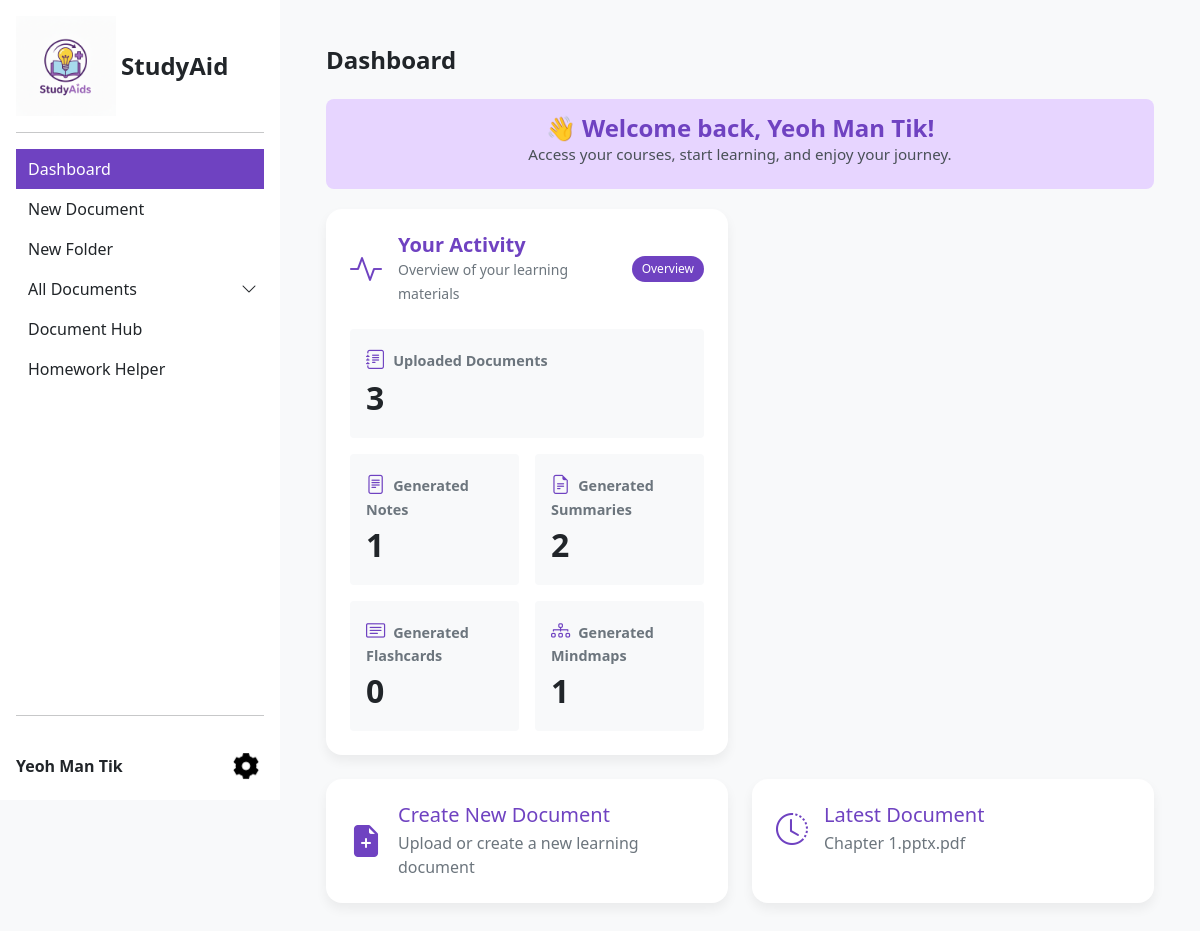
/user/dashboard (signed in), run on an earlier commit of the app's database.
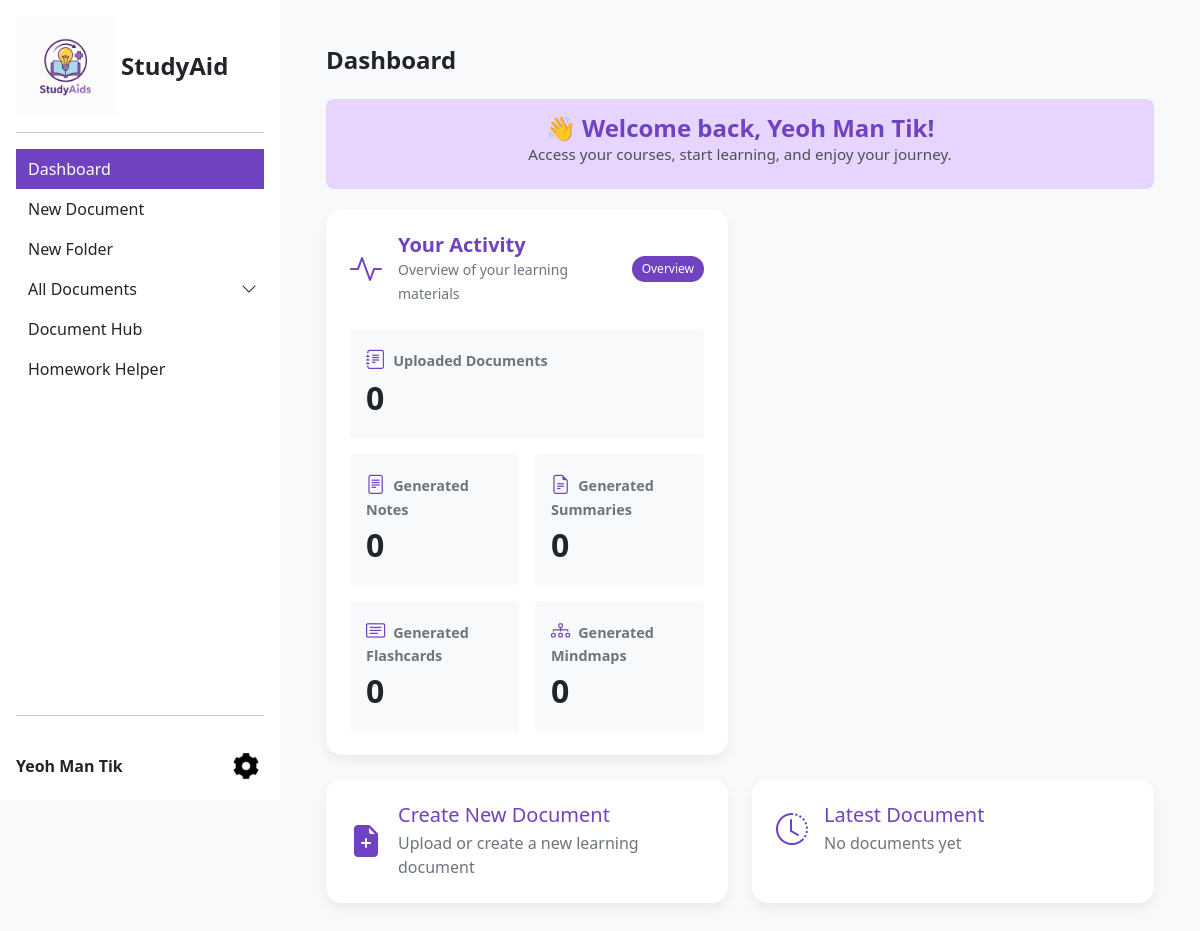
And on a later commit of the database.
### tables this page shows
CREATE TABLE `user` (
  `userID` int(11) NOT NULL,
  `email` varchar(255) NOT NULL,
  `password` varchar(255) NOT NULL,
  `username` varchar(255) NOT NULL,
  `profilePic` varchar(255) DEFAULT NULL,
  `isActive` enum('TRUE','FALSE') NOT NULL DEFAULT 'TRUE'
);

CREATE TABLE `file` (
  `fileID` int(11) NOT NULL,
  `userID` int(11) NOT NULL,
  `folderID` int(11) DEFAULT NULL,
  `name` varchar(255) NOT NULL,
  `fileType` varchar(255) NOT NULL,
  `extracted_text` mediumtext DEFAULT NULL,
  `filePath` varchar(255) NOT NULL,
  `uploadDate` date NOT NULL DEFAULT current_timestamp()
);

### app/controllers/userController.php (called while the page is built, shortened)
<?php
class UserController {
    private $userModel;
    private $db;
    public function __construct() {
        $this->userModel = new UserModel();
        $this->db = new Database();
    }
    public function getUserInfo(){
        $userId = (int)$_SESSION['user_id'];
        $user = $this->userModel->getUserById($userId);
        return $user;
    }
    public function dashboard() {
        $userId = (int)$_SESSION['user_id'];
        $user = $this->getUserInfo();
        $conn = $this->db->connect();
        $stmt = $conn->prepare("SELECT COUNT(*) FROM file WHERE userID = :userId");
        $stmt->bindParam(':userId', $userId);
        $stmt->execute();
        $documentsCount = (int)$stmt->fetchColumn();
        $stmt = $conn->prepare("SELECT COUNT(*)
                                FROM note n
                                INNER JOIN file f ON n.fileID = f.fileID
                                WHERE f.userID = :userId");
        $stmt->bindParam(':userId', $userId);
        $stmt->execute();
        $notesCount = (int)$stmt->fetchColumn();
        $stmt = $conn->prepare("SELECT COUNT(*)
                                FROM summary s
                                INNER JOIN file f ON s.fileID = f.fileID
                                WHERE f.userID = :userId");
        $stmt->bindParam(':userId', $userId);
        $stmt->execute();
        $summariesCount = (int)$stmt->fetchColumn();
        $stmt = $conn->prepare("SELECT COUNT(*)
                                FROM flashcard fc
                                INNER JOIN file f ON fc.fileID = f.fileID
                                WHERE f.userID = :userId");
        $stmt->bindParam(':userId', $userId);
        $stmt->execute();
        $flashcardsCount = (int)$stmt->fetchColumn();
        $stmt = $conn->prepare("SELECT COUNT(*)
                                FROM mindmap m
                                INNER JOIN file f ON m.fileID = f.fileID
                                WHERE f.userID = :userId");
        $stmt->bindParam(':userId', $userId);
        $stmt->execute();
        $mindmapsCount = (int)$stmt->fetchColumn();
        $stmt = $conn->prepare("SELECT fileID, name FROM file WHERE userID = :userId ORDER BY fileID DESC LIMIT 1");
        $stmt->bindParam(':userId', $userId);
        $stmt->execute();
        $latestDocument = $stmt->fetch(\PDO::FETCH_ASSOC) ?: null;
        $latestDocumentName = $latestDocument ? $latestDocument['name'] : 'No documents yet';
        require_once 'app/views/dashboardView.php';
    }
}

### app/models/userModel.php (called while the page is built, shortened)
<?php
class UserModel {
    private $db;
    public function __construct() {
        $this->db = new Database();
    }
    public function getUserById($userId){
        $conn = $this->db->connect();
        $query = "SELECT * FROM user WHERE userID = :userId";
        $stmt = $conn->prepare($query);
        $stmt->bindParam(':userId', $userId);
        $stmt->execute();
        return $stmt->fetch(\PDO::FETCH_ASSOC);
    }
}

### app/views/dashboardView.php (the view, shortened to what the rows shown need)
<!DOCTYPE html>
<html lang="en">
<head>
    <link href="https://cdn.jsdelivr.net/npm/bootstrap@5.0.2/dist/css/bootstrap.min.css" rel="stylesheet">
    <link rel="stylesheet" href="https://cdn.jsdelivr.net/npm/bootstrap-icons@1.11.1/font/bootstrap-icons.css">
</head>
<body class="d-flex flex-column min-vh-100">
    <div class="d-flex flex-grow-1">
        <?php include VIEW_SIDEBAR; ?>
        <main class="flex-grow-1 p-3">
            <div class="container-fluid upload-container">
                <h3 class="mb-4" style="color: #212529; font-size: 1.5rem; font-weight: 600;">Dashboard</h3>
                <?php if (isset($user) && isset($user['username'])): ?>
                    <div class="welcome-message pb-4">
                        <h2 class="mb-0" style="color: #6f42c1;">👋 Welcome back, <?= htmlspecialchars($user['username']) ?>!</h2>
                        <p class="mb-0" style="color: #495057;">Access your courses, start learning, and enjoy your journey.</p>
                    </div>
                <?php endif; ?>
        <div class="row g-4 mb-4">
            <div class="col-lg-6">
                <div class="card p-4 h-100 card-click" id="activityCard" title="Click to view report">
                    <div class="d-flex align-items-center mb-4">
                        <div class="me-3">
                            <i class="bi bi-activity" style="font-size: 2rem; color: #6f42c1;"></i>
                        </div>
                        <div class="flex-grow-1">
                            <h5 class="mb-0" style="color: #6f42c1; font-weight: 600;">Your Activity</h5>
                            <small class="text-muted">Overview of your learning materials</small>
                        </div>
                        <span class="stat-badge">Overview</span>
                    </div>
                    <div class="row g-3">
                        <div class="col-12">
                            <div class="p-3 bg-light rounded">
                                <div class="stat-title"><i class="bi bi-journal-text me-2" style="font-size: 1.2rem; color: #6f42c1;"></i>Uploaded Documents</div>
                                <div class="stat-value"><?= isset($documentsCount) ? (int)$documentsCount : 0 ?></div>
                            </div>
                        </div>
                        <div class="col-6">
                            <div class="p-3 bg-light rounded">
                                <div class="stat-title"><i class="bi bi-file-text me-2" style="font-size: 1.2rem; color: #6f42c1;"></i>Generated Notes</div>
                                <div class="stat-value"><?= isset($notesCount) ? (int)$notesCount : 0 ?></div>
                            </div>
                        </div>
                        <div class="col-6">
                            <div class="p-3 bg-light rounded">
                                <div class="stat-title"><i class="bi bi-file-earmark-text me-2" style="font-size: 1.2rem; color: #6f42c1;"></i>Generated Summaries</div>
                                <div class="stat-value"><?= isset($summariesCount) ? (int)$summariesCount : 0 ?></div>
                            </div>
                        </div>
                        <div class="col-6">
                            <div class="p-3 bg-light rounded">
                                <div class="stat-title"><i class="bi bi-card-text me-2" style="font-size: 1.2rem; color: #6f42c1;"></i>Generated Flashcards</div>
                                <div class="stat-value"><?= isset($flashcardsCount) ? (int)$flashcardsCount : 0 ?></div>
                            </div>
                        </div>
                        <div class="col-6">
                            <div class="p-3 bg-light rounded">
                                <div class="stat-title"><i class="bi bi-diagram-3 me-2" style="font-size: 1.2rem; color: #6f42c1;"></i>Generated Mindmaps</div>
                                <div class="stat-value"><?= isset($mindmapsCount) ? (int)$mindmapsCount : 0 ?></div>
                            </div>
                        </div>
                    </div>
                </div>
            </div>
            <div class="col-lg-6">
            </div>
            <div class="col-lg-6">
                <a href="<?= NEW_DOCUMENT ?>" class="text-decoration-none">
                    <div class="card p-4 h-100 card-click card-hover-theme">
                        <div class="d-flex align-items-center">
                            <div class="me-3">
                                <i class="bi bi-file-earmark-plus-fill" style="font-size: 2rem; color: #6f42c1;"></i>
                            </div>
                            <div>
                                <h5 class="mb-1 card-title-theme">Create New Document</h5>
                                <p class="mb-0 card-text">Upload or create a new learning document</p>
                            </div>
                        </div>
                    </div>
                </a>
            </div>
            <div class="col-lg-6">
                <div class="card p-4 h-100 card-click card-hover-theme" onclick="goToLatestDocument()">
                    <div class="d-flex align-items-center">
                        <div class="me-3">
                            <i class="bi bi-clock-history" style="font-size: 2rem; color: #6f42c1;"></i>
                        </div>
                        <div>
                            <h5 class="mb-1 card-title-theme">Latest Document</h5>
                            <p class="mb-0 card-text"><?= htmlspecialchars(isset($latestDocumentName) ? $latestDocumentName : 'No documents yet') ?></p>
                        </div>
                    </div>
                </div>
            </div>
        </div>
        </main>
    </div>
</body>
</html>

### app/views/sidebar.php (shortened to what the rows shown need)
<?php
$current_url = $_GET['url'] ?? 'user/dashboard';
$isDocumentsActive = ($current_url === URL_DISPLAY_LEARNING_MATERIALS || isset($_GET['folder_id']));
function isActive($link_url, $current_url)
{
  $link_param = null;
  $parts = parse_url($link_url);
  if (isset($parts['query'])) {
    parse_str($parts['query'], $query_params);
    if (isset($query_params['url'])) {
      $link_param = $query_params['url'];
    }
  }
  return ($link_param === $current_url) ? 'active' : '';
}
?>
<link rel="stylesheet" href="https://cdn.jsdelivr.net/npm/bootstrap-icons@1.11.3/font/bootstrap-icons.css">
<div class="sidebar-wrapper d-flex flex-column flex-shrink-0 p-3 text-dark bg-white">
  <a href="<?= DASHBOARD ?>" class="d-flex align-items-center mb-3 mb-md-0 me-md-auto text-dark text-decoration-none">
    <div class="logo-box"><img src="<?= IMG_LOGO ?>" alt="StudyAids Logo"></div>
    <strong class="fs-4">StudyAid</strong>
  </a>
  <hr>
  <ul class="nav nav-pills flex-column mb-auto sidebar-nav">
    <li class="sidebarlist <?php echo isActive(URL_DASHBOARD, $current_url); ?>">
      <a href="<?= DASHBOARD ?>" class="nav-link text-dark <?php echo isActive(URL_DASHBOARD, $current_url); ?>" aria-current="page">
        Dashboard
      </a>
    </li>
    <li class="sidebarlist <?php echo isActive(URL_NEW_DOCUMENT, $current_url); ?>">
      <a href="<?= NEW_DOCUMENT ?>" class="nav-link text-dark <?php echo isActive(URL_NEW_DOCUMENT, $current_url); ?>">
        New Document
      </a>
    </li>
    <li class="sidebarlist <?php echo isActive(URL_NEW_FOLDER, $current_url); ?>">
      <a href="<?= NEW_FOLDER ?>" class="nav-link text-dark <?php echo isActive(URL_NEW_FOLDER, $current_url); ?>">
        New Folder
      </a>
    </li>
    <li class="sidebarlist">
      <div class="d-flex justify-content-between align-items-center w-100">
        <a href="<?= DISPLAY_LEARNING_MATERIALS ?>" class="nav-link text-dark flex-grow-1 <?php echo $isDocumentsActive ? 'active' : ''; ?>" id="allDocumentsLink">
          All Documents
        </a>
        <button class="nav-link text-dark border-0 bg-transparent p-0 ms-2"
                type="button"
                data-bs-toggle="collapse"
                data-bs-target="#document-collapse"
                aria-expanded="<?= $isDocumentsActive ? 'true' : 'false'; ?>"
                style="width: auto; min-width: 30px;">
          <i class="bi bi-chevron-down transition"></i>
        </button>
      </div>
    </li>
    <li class="sidebarlist <?php echo isActive(URL_DOCUMENT_HUB, $current_url); ?>">
      <a href="<?= DOCUMENT_HUB ?>" class="nav-link text-dark <?php echo isActive(URL_DOCUMENT_HUB, $current_url); ?>">
        Document Hub
      </a>
    </li>
    <li class="sidebarlist <?php echo isActive(URL_HOMEWORK_HELPER, $current_url); ?>">
      <a href="<?= HOMEWORK_HELPER ?>" class="nav-link text-dark <?php echo isActive(URL_HOMEWORK_HELPER, $current_url); ?>">
        Homework Helper
      </a>
    </li>
  </ul>
  <hr>
  <div class="sidebar-footer">
    <div class="d-flex align-items-center">
      <strong><?= $user['username']?></strong>
      <div class="dropup ms-auto">
        <button class="btn btn-toggle" type="button" id="settingsDropdown" data-bs-toggle="dropdown" aria-expanded="false" style="border: none; background: none; padding: 0;">
          <img src="<?= IMG_SETTING ?>" alt="settings" width="28" height="28">
        </button>
      </div>
    </div>
  </div>
</div>

What changed in the data, as far as the page shows it:
removed file: name "Chapter 1.pptx.pdf"
Also different on the page:
$documentsCount: "3" → "0"
$notesCount: "1" → "0"
$summariesCount: "2" → "0"
$mindmapsCount: "1" → "0"
isset($latestDocumentName) ? $latestDocumentName : 'No documents yet': (not shown) → "No documents yet"
